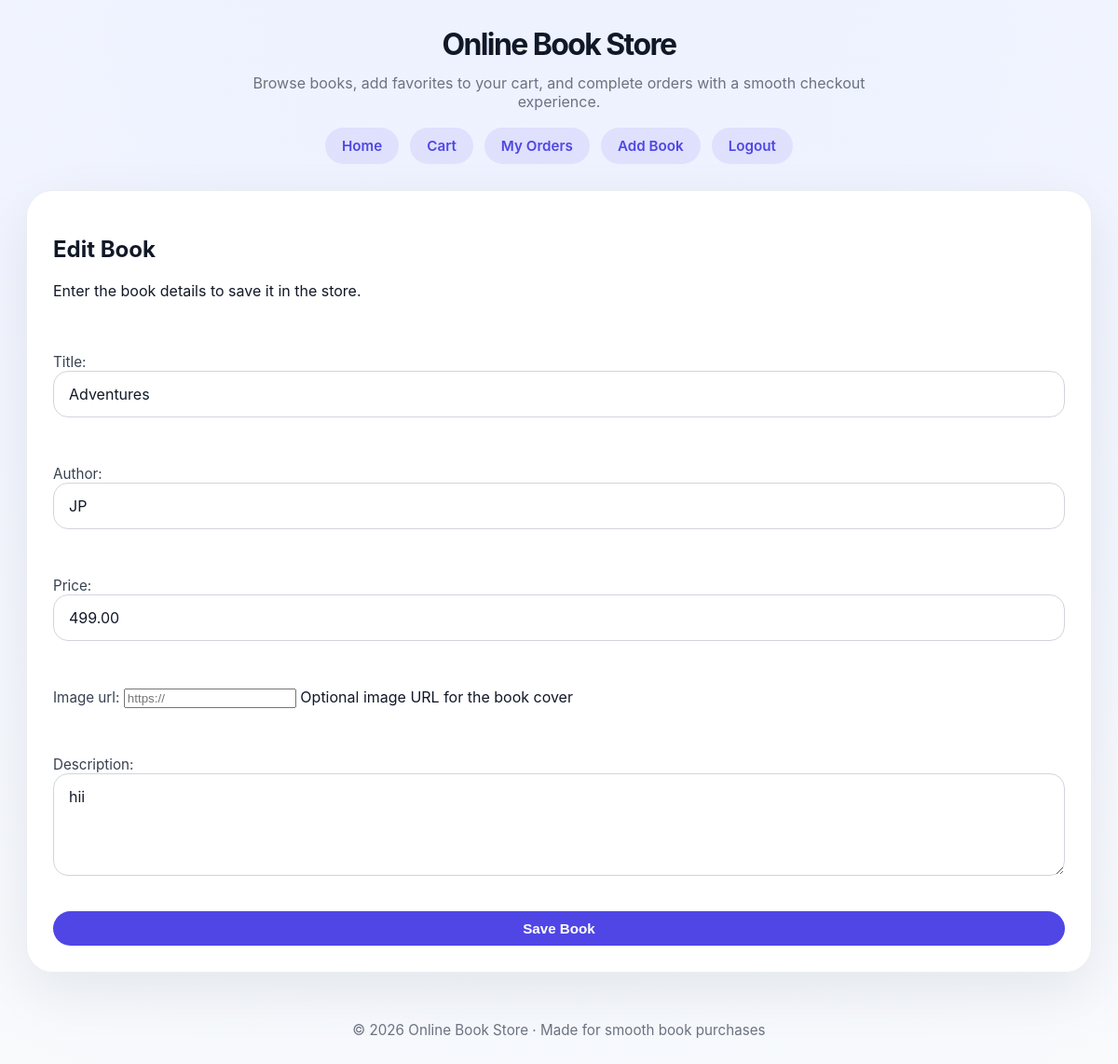
The page /book/5/edit/ (signed in) on the database its author committed.
### libr/models.py (models this page shows, shortened)
class Book(models.Model):
    title = models.CharField(max_length=200)
    author = models.CharField(max_length=200)
    price = models.DecimalField(max_digits=8, decimal_places=2)
    image_url = models.URLField(blank=True, help_text='Optional image URL for the book cover')
    description = models.TextField(blank=True)
    created_at = models.DateTimeField(auto_now_add=True)

### libr/views.py (the view)
# urls.py: path('book/<int:book_id>/edit/', views.book_update, name='book_edit'),
@login_required
def book_update(request, book_id):
    if not request.user.is_superuser:
        messages.error(request, 'Superuser access required to edit a book.')
        return redirect('admin_login')
    book = get_object_or_404(Book, id=book_id)
    form = BookForm(request.POST or None, instance=book)
    if request.method == 'POST' and form.is_valid():
        form.save()
        messages.success(request, 'Book updated successfully.')
        return redirect('home')
    return render(request, 'book_form.html', {'form': form, 'title': 'Edit Book'})

### libr/forms.py
class BookForm(forms.ModelForm):
    class Meta:
        model = Book
        fields = ['title', 'author', 'price', 'image_url', 'description']
        widgets = {
            'description': forms.Textarea(attrs={'rows': 4, 'cols': 40}),
            'image_url': forms.URLInput(attrs={'placeholder': 'https://'}),
        }

### templates/book_form.html (shortened to what this page needs)
{% extends 'base.html' %}
{% block content %}
<div class="card">
    <div class="section-header">
        <div>
            <h2 class="page-title">{{ title }}</h2>
            <p class="muted">Enter the book details to save it in the store.</p>
        </div>
    </div>
    <form method="POST" class="form-card">
        {{ form.as_p }}
        <button class="btn btn-primary" type="submit">Save Book</button>
    </form>
</div>
{% endblock %}

### static/css/styles.css (style rules this page uses)
:root { --bg: #eff3ff; --surface: #ffffff; --primary: #4f46e5; --primary-dark: #4338ca; --accent: #2563eb; --text: #111827; --muted: #6b7280; --card: rgba(255,255,255,0.95); --border: #d1d5db; --shadow: 0 20px 60px rgba(15,23,42,0.08); }
* { box-sizing: border-box; }
body { margin: 0; font-family: Inter, system-ui, -apple-system, BlinkMacSystemFont, 'Segoe UI', sans-serif; background: radial-gradient(circle at top, #eef2ff 0%, var(--bg) 35%, #f8fafc 100%); color: var(--text); min-height: 100vh; }
.nav-link, .btn { display: inline-flex; align-items: center; justify-content: center; padding: 10px 18px; border-radius: 999px; text-decoration: none; font-size: 0.95rem; font-weight: 600; transition: transform 0.2s ease, box-shadow 0.2s ease, background 0.2s ease; }
.btn-primary { background: var(--primary); color: white; }
.card { background: var(--card); border: 1px solid rgba(148,163,184,0.2); border-radius: 28px; box-shadow: var(--shadow); padding: 28px; margin-bottom: 24px; }
.section-header { display: flex; flex-wrap: wrap; justify-content: space-between; align-items: center; gap: 18px; margin-bottom: 24px; }
.form-card { display: grid; gap: 18px; }
label { font-size: 0.95rem; color: #374151; }
input[type='text'], input[type='password'], input[type='number'], textarea { width: 100%; padding: 14px 16px; border: 1px solid #d1d5db; border-radius: 16px; background: #ffffff; font: inherit; color: var(--text); }
textarea { resize: vertical; }
button { border: none; cursor: pointer; }

### rows shown on the page
Book: title "Adventures", author "JP", price "499.00", description "hii"

### other values the page prints
{{ title }} "Edit Book"
{{ current_year }} "2026"
